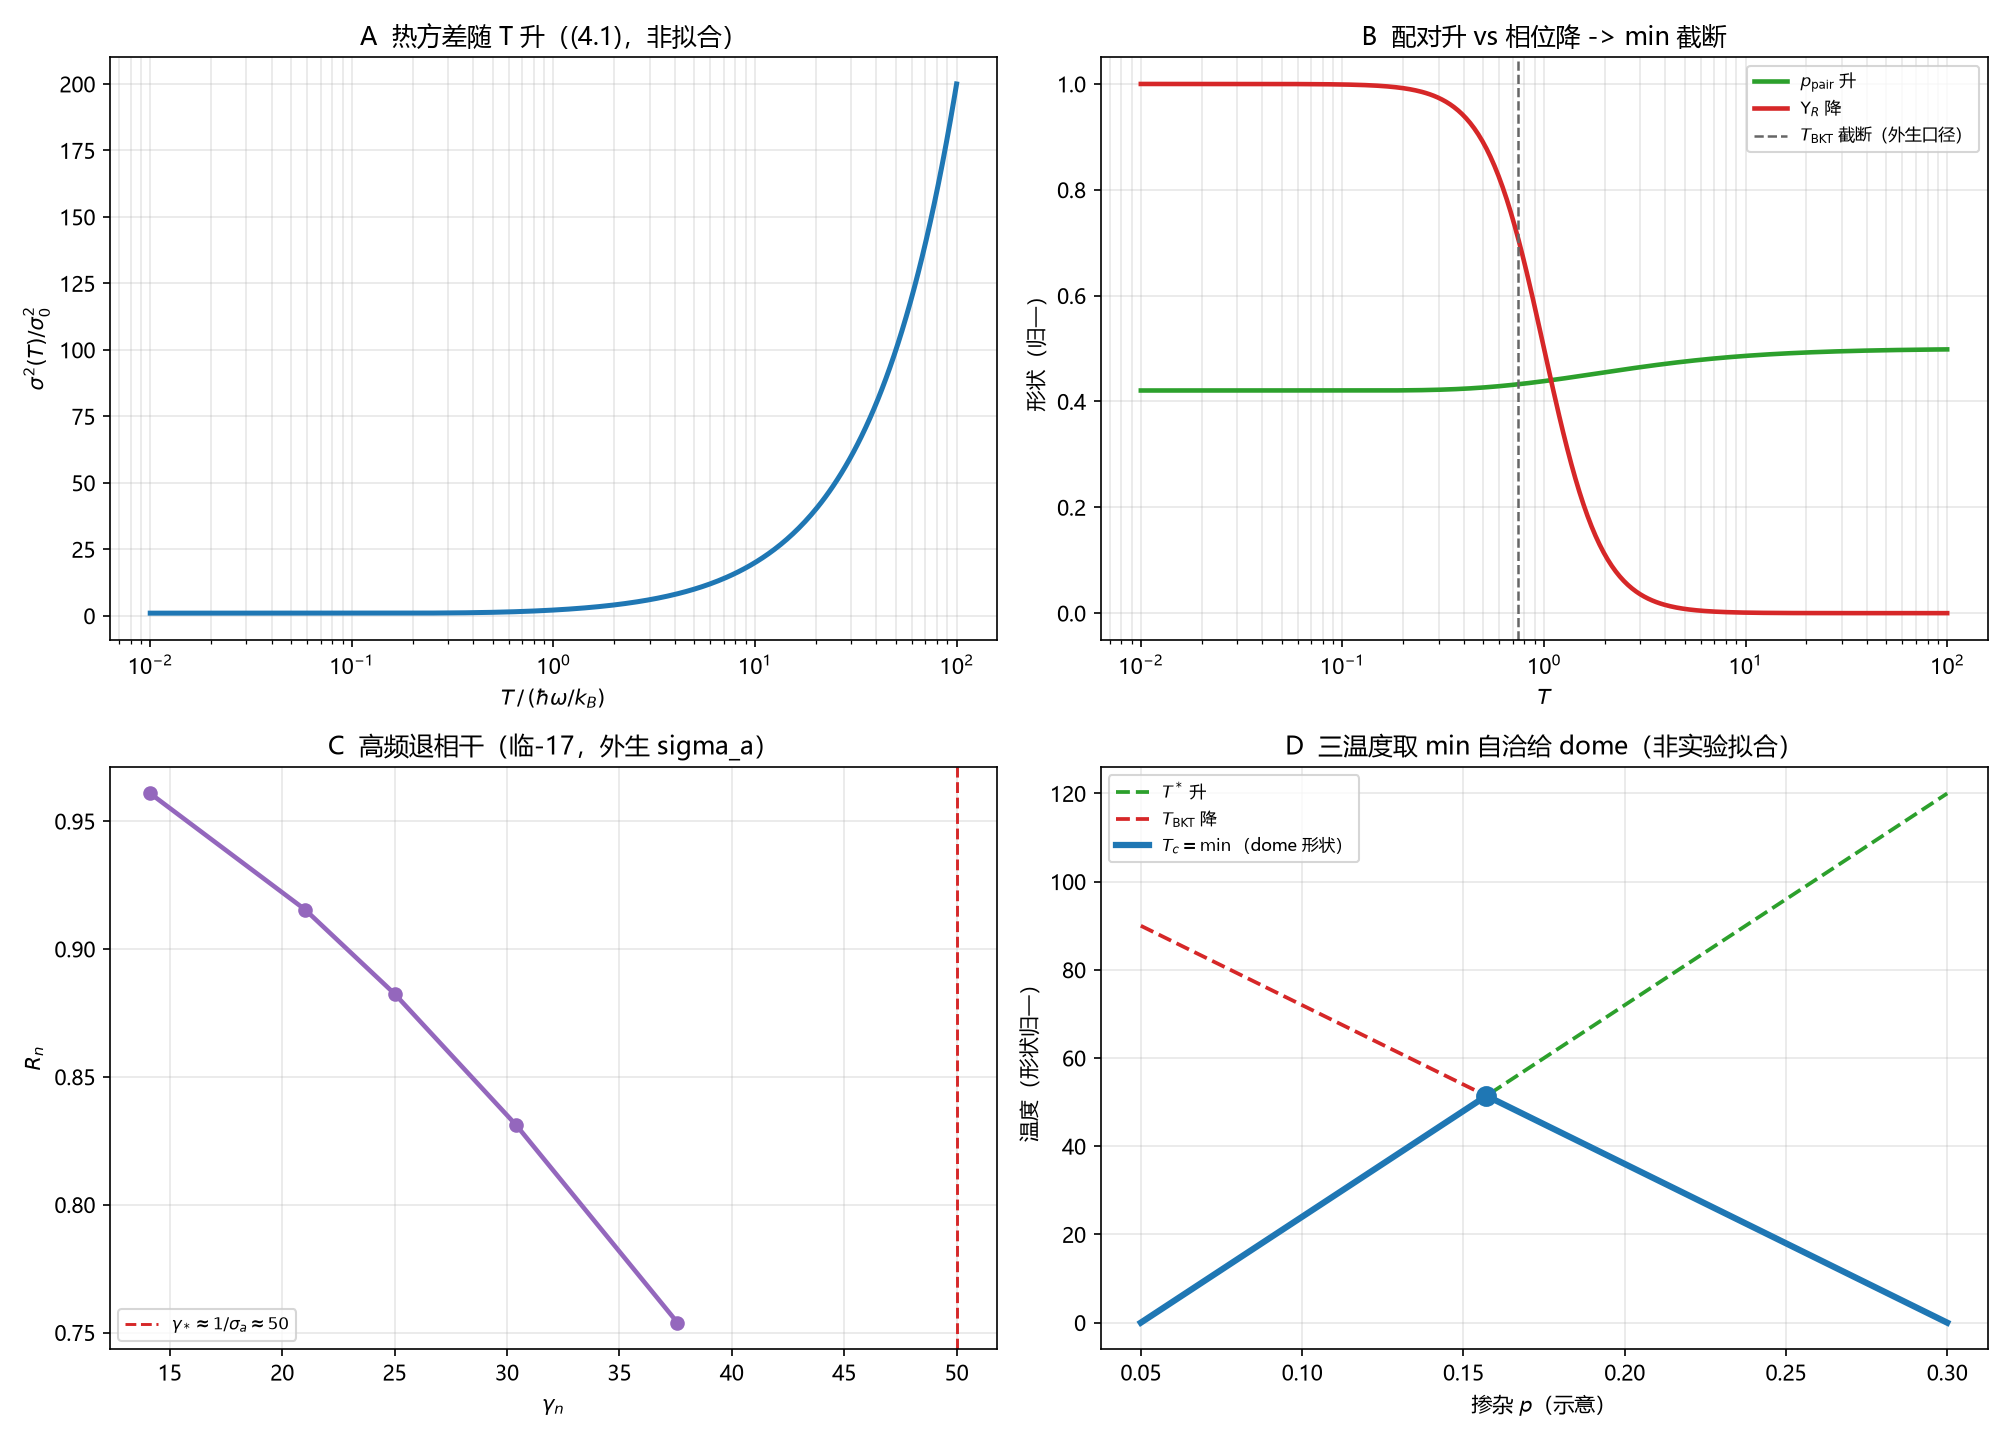

Write the Python code that produced this figure.
# -*- coding: utf-8 -*-
"""
全链形状相容性综合检验（非拟合）。

把已推形状串到共同 T/p 轴，只验证结构相容、不调参贴合实验。
四面板：
A 热因子 sigma^2(T)=sigma_0^2[1+2n_B] 随 T 升；
B 配对判据 p_pair(T) 左尾随方差升（前夜配对）vs 相位刚度 Upsilon_R 降 -> T_BKT 截断；
C 退相干窗口 gamma*~1/sigma_a 与 R_n 随频率衰减；
D T_c = min{T*, T_BKT, T_theta} 给 dome 形状（形状自洽，非拟合数据）。

外生参数只用主链已登记数值口径并明确标注；不给绝对 T_c。
由已推形状直接计算，无拟合。
"""

import csv
import os

import numpy as np
from math import erf, sqrt

import matplotlib
matplotlib.use("Agg")
import matplotlib.pyplot as plt

plt.rcParams["font.sans-serif"] = ["Microsoft YaHei", "SimHei", "DejaVu Sans"]
plt.rcParams["axes.unicode_minus"] = False

HERE = os.path.dirname(os.path.abspath(__file__))
OUT_PNG = os.path.join(HERE, "全链_形状相容性.png")
OUT_CSV = os.path.join(HERE, "全链_形状相容性.csv")

# 外生口径（主链已登记，仅用于形状示意，不拟合实验）
BKT_RATIO_LO, BKT_RATIO_HI = 0.7441, 0.7831  # T_BKT/T_bare, c=2
PC_SITE = 0.592746
SIGMA_A = 0.02  # 冻结固有时宽度（临-17，材料值示意）

EXTERNAL = [
    ("sigma_0^2", "零点方差（审-3）", "声子谱/耦合，链外-D"),
    ("t_Upsilon", "Uemura 指数（M8）", "外部普适指数≈1.3"),
    ("J, c", "相位刚度/BKT 重整化（临-20）", "交换积分与 c"),
    ("sigma_a", "冻结固有时宽度（临-17）", "材料微结构"),
    ("T*, T_BKT, T_theta", "三温度数值（D1/审-11）", "外生能标"),
]


def nB(T, hbar_omega_over_kB=1.0):
    x = hbar_omega_over_kB / np.maximum(T, 1e-8)
    return 1.0 / np.expm1(np.clip(x, 1e-8, 700))


def main():
    rows = []
    Ts = np.logspace(-2, 2, 400)  # T / (hbar omega / k_B)

    # A 热因子
    factor = 1 + 2 * nB(Ts)
    print("A 热因子 sigma^2/sigma_0^2")
    print(f"  T=0.01: {factor[0]:.4f}, T=100: {factor[-1]:.2f}（单调升）")
    for t, f in zip(Ts[::80], factor[::80]):
        rows.append(("thermal", t, f, np.nan, np.nan))

    # B 配对判据（左尾，随方差升）vs 相位刚度（随 T 降）
    p_pair = np.array([0.5 * (1 - erf((1.2 - 1.0) / (sqrt(2) * (1.0 + 0.25 * (f - 1)))))
                       for f in factor])
    ups = 1.0 / (1.0 + Ts ** 3)  # 相位刚度示意：随 T 降（形状，不拟合）
    T_bkt = 0.7441  # 取比值下界作示意（外生口径）
    print(f"\nB p_pair: {p_pair[0]:.4f} -> {p_pair[-1]:.4f}（升）; "
          f"Upsilon: {ups[0]:.3f} -> {ups[-1]:.3f}（降）")
    for t, p, u in zip(Ts[::80], p_pair[::80], ups[::80]):
        rows.append(("compete", t, p, u, np.nan))

    # C 退相干窗口与 R_n
    gammas = np.array([14.1347, 21.0220, 25.0109, 30.4249, 37.5862])
    Rn = np.exp(-0.5 * gammas ** 2 * SIGMA_A ** 2)
    window = 1.0 / SIGMA_A
    print(f"\nC sigma_a={SIGMA_A}: 窗口 gamma*≈{window:.1f}; "
          f"R_n={np.round(Rn, 4).tolist()}")
    for g, r in zip(gammas, Rn):
        rows.append(("decoherence", g, r, window, np.nan))

    # D dome：T*(p) 升、T_BKT(p) 降，min 给单峰（形状，非拟合）
    p = np.linspace(0.05, 0.30, 300)
    Tstar = 120 * (p - 0.05) / (0.30 - 0.05)          # 上升支示意
    Tbkt = 90 * (0.30 - p) / (0.30 - 0.05)            # 下降支示意
    Ttheta = 200 * np.ones_like(p)                    # 阻尼支不限制（示意）
    Tc = np.minimum(np.minimum(Tstar, Tbkt), Ttheta)
    ipk = int(np.argmax(Tc))
    print(f"\nD dome 峰位 p≈{p[ipk]:.3f}, T_c^shape≈{Tc[ipk]:.1f}（形状，非实验值）")
    for pp, ts, tb, tc in zip(p[::40], Tstar[::40], Tbkt[::40], Tc[::40]):
        rows.append(("dome", pp, tc, min(ts, tb), np.nan))

    # 外生缺口清单
    for name, meaning, src in EXTERNAL:
        rows.append(("external", 0, 0, np.nan, f"{name}|{meaning}|{src}"))
    print("\n外生输入清单（绝对 T_c 仍需这些材料值）:")
    for name, meaning, src in EXTERNAL:
        print(f"  {name}: {meaning} [{src}]")

    with open(OUT_CSV, "w", newline="", encoding="utf-8-sig") as fh:
        wr = csv.writer(fh)
        wr.writerow(["kind", "x", "y", "y_ref", "extra"])
        wr.writerows(rows)

    fig, ax = plt.subplots(2, 2, figsize=(13.4, 9.6))

    ax[0, 0].semilogx(Ts, factor, lw=2.4, color="tab:blue")
    ax[0, 0].set_xlabel(r"$T\,/\,(\hbar\omega/k_B)$")
    ax[0, 0].set_ylabel(r"$\sigma^2(T)/\sigma_0^2$")
    ax[0, 0].set_title("A  热方差随 T 升（(4.1)，非拟合）")
    ax[0, 0].grid(alpha=0.3, which="both")

    ax[0, 1].semilogx(Ts, p_pair, lw=2.2, color="tab:green", label=r"$p_{\rm pair}$ 升")
    ax[0, 1].semilogx(Ts, ups, lw=2.2, color="tab:red", label=r"$\Upsilon_R$ 降")
    ax[0, 1].axvline(T_bkt, color="0.4", ls="--", lw=1.2,
                     label=r"$T_{\rm BKT}$ 截断（外生口径）")
    ax[0, 1].set_xlabel(r"$T$")
    ax[0, 1].set_ylabel("形状（归一）")
    ax[0, 1].set_title("B  配对升 vs 相位降 -> min 截断")
    ax[0, 1].legend(fontsize=8)
    ax[0, 1].grid(alpha=0.3, which="both")

    ax[1, 0].plot(gammas, Rn, "o-", lw=2.2, color="tab:purple")
    ax[1, 0].axvline(window, color="tab:red", ls="--", lw=1.4,
                     label=rf"$\gamma_*\approx1/\sigma_a\approx{window:.0f}$")
    ax[1, 0].set_xlabel(r"$\gamma_n$")
    ax[1, 0].set_ylabel(r"$R_n$")
    ax[1, 0].set_title("C  高频退相干（临-17，外生 sigma_a）")
    ax[1, 0].legend(fontsize=8)
    ax[1, 0].grid(alpha=0.3)

    ax[1, 1].plot(p, Tstar, lw=1.8, color="tab:green", ls="--", label=r"$T^*$ 升")
    ax[1, 1].plot(p, Tbkt, lw=1.8, color="tab:red", ls="--", label=r"$T_{\rm BKT}$ 降")
    ax[1, 1].plot(p, Tc, lw=3.0, color="tab:blue", label=r"$T_c=\min$（dome 形状）")
    ax[1, 1].plot(p[ipk], Tc[ipk], "o", ms=9, color="tab:blue")
    ax[1, 1].set_xlabel(r"掺杂 $p$（示意）")
    ax[1, 1].set_ylabel("温度（形状归一）")
    ax[1, 1].set_title("D  三温度取 min 自洽给 dome（非实验拟合）")
    ax[1, 1].legend(fontsize=8)
    ax[1, 1].grid(alpha=0.3)

    fig.tight_layout()
    fig.savefig(OUT_PNG, dpi=150)
    plt.close(fig)
    print("\nsaved:", OUT_PNG)
    print("saved:", OUT_CSV)


if __name__ == "__main__":
    main()
